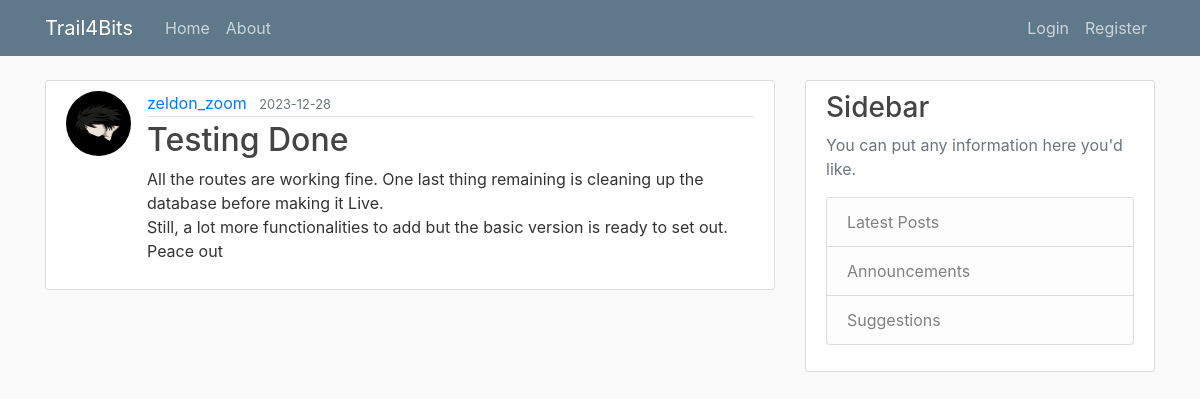
/post/19, run on an earlier commit of the app's database.
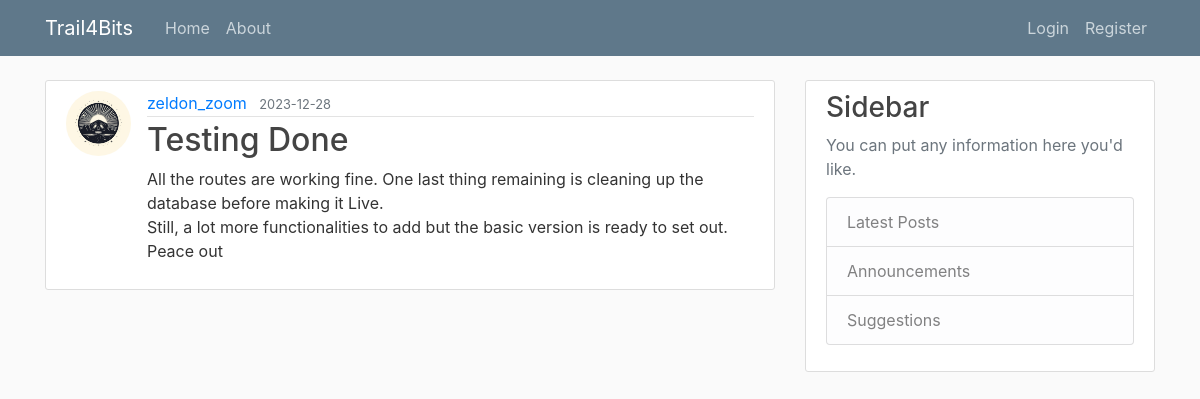
And on a later commit of the database.
### flaskblog/models.py (models this page shows, shortened)
class User(db.Model, UserMixin):
    id=db.Column(db.Integer, primary_key=True, )
    username= db.Column(db.String(20), unique=True, nullable=False )
    email=db.Column(db.String(120), nullable=False)
    image_file=db.Column(db.String(120), nullable=False, default='default.jpg')
    password=db.Column(db.String(60), nullable=False)
    posts=db.relationship('Post', backref='author', lazy=True)

### flaskblog/posts/routes.py (the view)
@posts.route("/post/<int:post_id>")
def post(post_id):
     post = Post.query.get_or_404(post_id)
     return render_template('post.html', title=post.title, post_id = post.id, legend='New Post', post=post)

### flaskblog/templates/post.html (shortened to what this page needs)
{% extends "layout.html"%}
{% block content %}
    <article class="media content-section">
        <img class="rounded-circle article-img" src="{{ url_for('static', filename='Profile_Pictures/' + post.author.image_file) }} ">
        <div class="media-body">
          <div class="article-metadata">
            <a class="mr-2" href="{{ url_for('users.user_posts', username=post.author.username, page=page_num) }}">{{ post.author.username}}</a>
            <small class="text-muted">{{ post.date_posted.strftime('%Y-%m-%d') }}</small>
          </div>
          <h2 class="article-title">{{ post.title }}</h2>
          <p class="article-content">{{ post.content }}</p>
        </div>
    </article>
{% endblock content%}

What changed in the data, as far as the page shows it:
changed User "zeldon_zoom": image_file: a different picture
